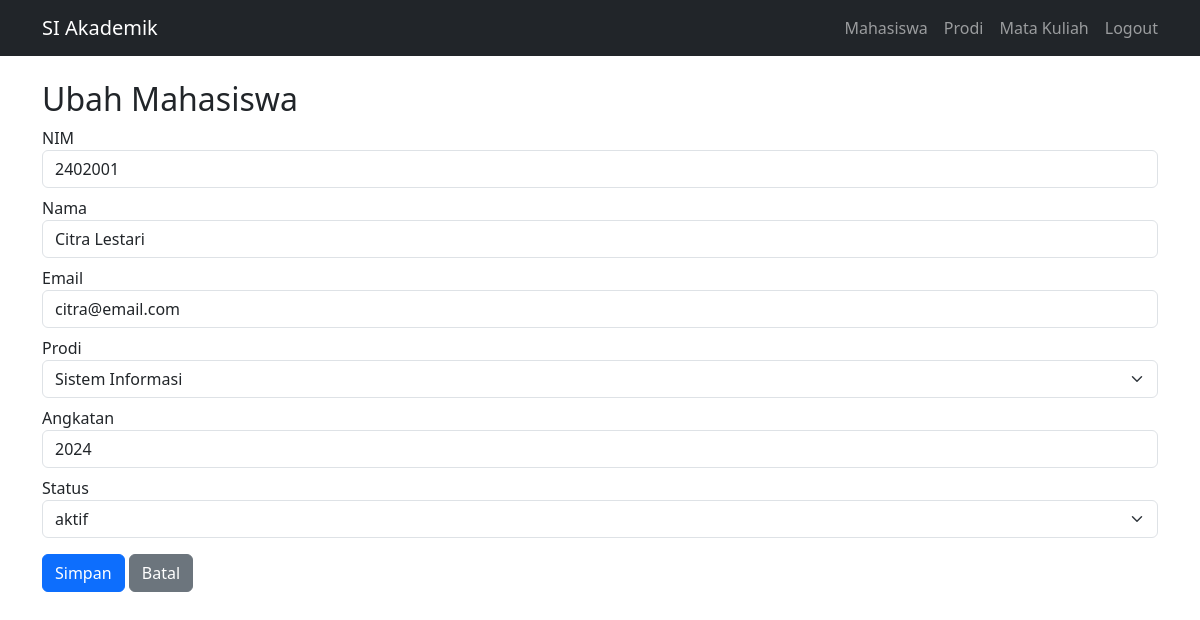
Screenshot of /mahasiswa/edit?id=3 (signed in) with the database file from the repository.
### tables this page shows
CREATE TABLE IF NOT EXISTS mahasiswa (
    id INT AUTO_INCREMENT PRIMARY KEY,
    nim VARCHAR(20) NOT NULL UNIQUE,
    nama VARCHAR(100) NOT NULL,
    email VARCHAR(100) NOT NULL,
    prodi_id INT NOT NULL,
    angkatan YEAR NOT NULL,
    status ENUM('aktif', 'cuti', 'lulus') DEFAULT 'aktif',
    created_at TIMESTAMP DEFAULT CURRENT_TIMESTAMP,
    updated_at TIMESTAMP DEFAULT CURRENT_TIMESTAMP ON UPDATE CURRENT_TIMESTAMP,
    CONSTRAINT fk_mahasiswa_prodi FOREIGN KEY (prodi_id) REFERENCES prodi(id)
        ON DELETE RESTRICT ON UPDATE CASCADE
);

### app/Core/Controller.php (called while the page is built, shortened)
<?php
class Controller
{
    protected function url(string $path = '/'): string
    {
        $base = str_replace('\\', '/', dirname($_SERVER['SCRIPT_NAME']));
        return rtrim($base, '/') . '/' . ltrim($path, '/');
    }
}

### app/Models/MahasiswaRepository.php (called while the page is built, shortened)
<?php
class MahasiswaRepository
{
    private PDO $pdo;
    public function __construct(Database $database) { $this->pdo = $database->getConnection(); }
    public function find(int $id): ?array { $s=$this->pdo->prepare('SELECT * FROM mahasiswa WHERE id=:id'); $s->execute(['id'=>$id]); return $s->fetch() ?: null; }
    public function prodiOptions(): array { return $this->pdo->query('SELECT id, nama FROM prodi ORDER BY nama')->fetchAll(); }
}

### app/Core/Database.php (called while the page is built, shortened)
<?php
class Database
{
    private PDO $connection;
    public function __construct()
    {
        $config = require __DIR__ . '/../../config/database.php';
        $dsn = "mysql:host={$config['host']};dbname={$config['dbname']};charset={$config['charset']}";
        $this->connection = new PDO($dsn, $config['username'], $config['password'], [
            PDO::ATTR_ERRMODE => PDO::ERRMODE_EXCEPTION,
            PDO::ATTR_DEFAULT_FETCH_MODE => PDO::FETCH_ASSOC,
            PDO::ATTR_EMULATE_PREPARES => false,
        ]);
    }
    public function getConnection(): PDO { return $this->connection; }
}

### config/database.php (called while the page is built)
<?php
return [
    'host' => 'localhost', 'dbname' => 'si_akademik',
    'username' => 'root', 'password' => '', 'charset' => 'utf8mb4',
];

### app/Controllers/MahasiswaController.php (the view, shortened to what this page needs)
<?php
class MahasiswaController extends Controller
{
    public function edit(): void { $d=$this->repo->find((int)($_GET['id']??0));if(!$d){http_response_code(404);echo 'Data mahasiswa tidak ditemukan.';return;}$this->form('Ubah Mahasiswa','/mahasiswa/update?id='.(int)$d['id'],$d); }
    private function form(string $title,string $action,array $d): void { echo '<h2>'.$title.'</h2><form method="post" action="'.$this->url($action).'"><div class="mb-2"><label>NIM</label><input class="form-control" name="nim" required value="'.htmlspecialchars($d['nim']).'"></div><div class="mb-2"><label>Nama</label><input class="form-control" name="nama" required value="'.htmlspecialchars($d['nama']).'"></div><div class="mb-2"><label>Email</label><input class="form-control" type="email" name="email" required value="'.htmlspecialchars($d['email']).'"></div><div class="mb-2"><label>Prodi</label><select class="form-select" name="prodi_id" required><option value="">-- Pilih Prodi --</option>';foreach($this->repo->prodiOptions() as $p){$s=(int)$d['prodi_id']===(int)$p['id']?' selected':'';echo '<option value="'.$p['id'].'"'.$s.'>'.htmlspecialchars($p['nama']).'</option>';}echo '</select></div><div class="mb-2"><label>Angkatan</label><input class="form-control" type="number" name="angkatan" required value="'.htmlspecialchars((string)$d['angkatan']).'"></div><div class="mb-3"><label>Status</label><select class="form-select" name="status">';foreach(['aktif','cuti','lulus'] as $status){$s=$d['status']===$status?' selected':'';echo '<option'.$s.'>'. $status .'</option>';}echo '</select></div><button class="btn btn-primary">Simpan</button> <a class="btn btn-secondary" href="'.$this->url('/mahasiswa').'">Batal</a></form>'; }
}

### rows the page displays
mahasiswa: nim "2402001", nama "Citra Lestari", email "citra@email.com", angkatan "2024"

### other values shown
$title "Ubah Mahasiswa"
form field prodi_id "Sistem Informasi"
form field status "aktif"
